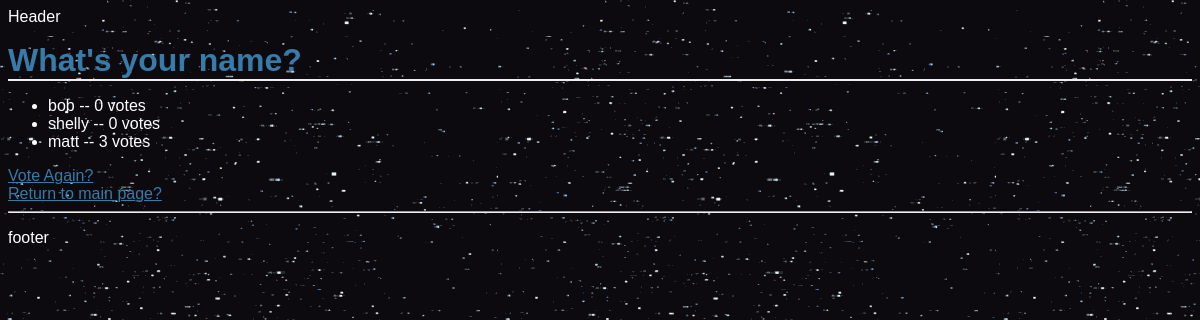
The page /polls/1/results on the database as committed earlier.
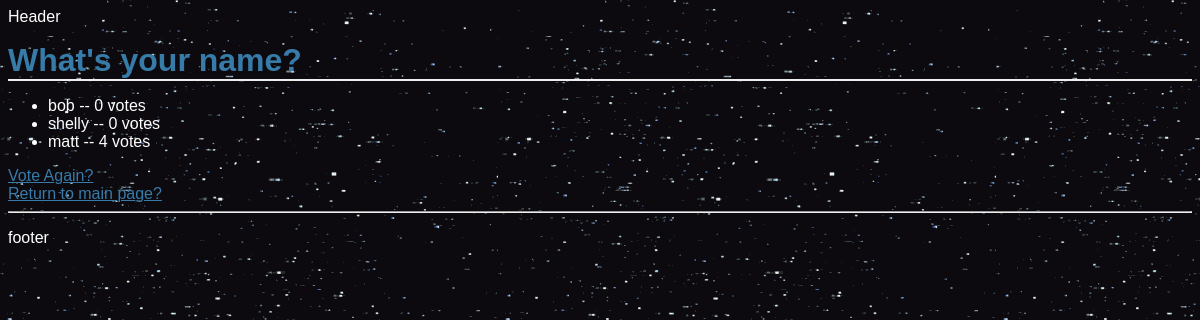
The same page on the database as committed later.
### polls/models.py (models this page shows, shortened)
class Question(models.Model):
    question_text = models.CharField(max_length=200)
    pub_date = models.DateTimeField('date published')

class Choice(models.Model):
    choice_text = models.CharField(max_length=200)
    votes = models.IntegerField(default=0)
    question = models.ForeignKey(Question, on_delete=models.CASCADE)

### polls/views.py (the view)
# urls.py: url(r'^(?P<question_id>[0-9]+)/results$', views.results, name='results'),
def results(request, question_id):
    question = get_object_or_404(Question, pk = question_id)
    return render(request, 'polls/results.html', {'question':question})

### polls/templates/polls/results.html
{% extends 'polls/base.html' %}
{% block main_content %}
<h1> {{question.question_text}} </h1>
<ul>
    {% for choice in question.choice_set.all %}
    <li> {{choice.choice_text}} -- {{choice.votes}} vote{{choice.votes|pluralize}} </li>
   {% endfor %}
</ul>
<a href = "{% url 'polls:detail' question.id %}">Vote Again?</a>
<br>
<a href = "{% url 'polls:index' %}">Return to main page?</a>
{% endblock %}

### polls/templates/polls/base.html (shortened to what this page needs)
{% load staticfiles %}
<head>
    <link rel='stylesheet' type='text/css' href="{% static 'polls/style.css' %}"/>
</head>
<body>
<p> Header </p>
{% block main_content %}
{% endblock %}
{% include 'polls/footer.html' %}
</body>

### polls/templates/polls/footer.html (shortened to what this page needs)
<hr>
<p> footer </p>

### polls/static/polls/style.css (style rules this page uses)
body { font-family: "Lucida Sans Unicode", "Lucida Grande", sans-serif; background: white url("images/background.gif"); color:white; }
a, h1, h2 { color: #377ba8; }
h1, h2 { margin: 0; }
h1 { border-bottom: 2px solid #eee; }
p { color: white; }

Rows that differ between the two databases and show on the page:
changed Choice "matt": votes "3" → "4"
